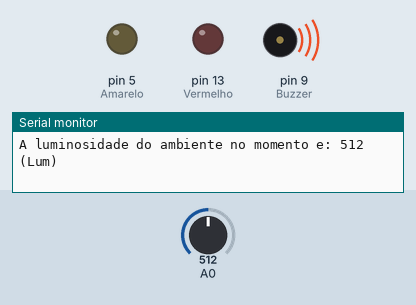
Simulated run of this sketch. Board: Arduino Uno, built with avr-gcc and run on an emulated ATmega328P. Parts: output pins drawn as LEDs (lit = HIGH), buzzer (waves = sounding), the last lines printed to the serial monitor. Dashed ring = blinking. The inputs (shaded band) are chosen by the test bench; at power-on: A0 = 512.

Above: at 1.9 s.
2.0 s: A0 set to 70
At 4.5 s:
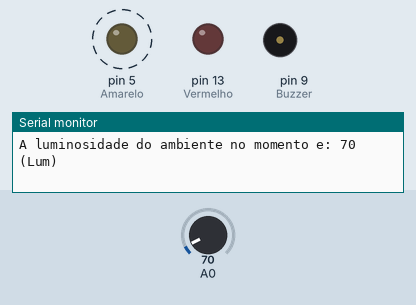
6.3 s: A0 set to 76
8.9 s: A0 set to 85
At 11.1 s:
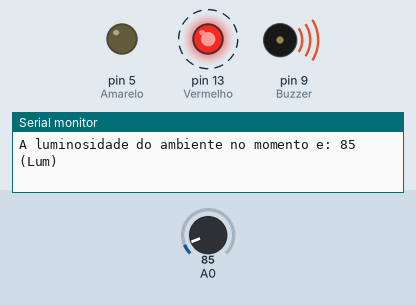
13.2 s: A0 set to 160
At 15.0 s:
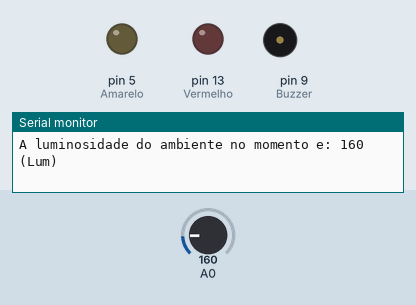
Timing chart, 0 to 18.5 s (numbered marks = the images above; inputs shaded):
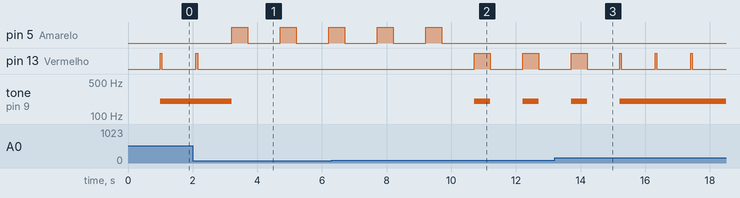

The sketch:

LuminBuzz.ino
```cpp
void setup() {
  pinMode(13, OUTPUT); // Vermelho
  pinMode(5, OUTPUT); // Amarelo
  pinMode(9, OUTPUT); // Buzzer
  Serial.begin(9600); // Luminosidade

}

void loop() {
  int luminosidade = analogRead(A0);
  Serial.print("A luminosidade do ambiente no momento e: ");
  Serial.print(luminosidade);
  Serial.println(" (Lum)");
  Serial.println("");
  delay(1000);

  if (luminosidade > 80 and luminosidade < 150)
  {
    tone(9, 200);
    digitalWrite(13, HIGH);
    delay(500);
    digitalWrite(13, LOW);
    noTone(9);
  }
  else if (luminosidade > 150)
  {
    tone(9, 200);
    digitalWrite(13, HIGH);
    delay(50);
    digitalWrite(13, LOW);
    //noTone(9);
    delay(50);
  }
  else
  {
    noTone(9);
    digitalWrite(5, HIGH);
    delay(500);
    digitalWrite(5, LOW);
  }
}
```

Measured:
- the behaviour switches between 80 and 81 on A0 (found by bisection; images 1 and 2)
- after the input at 2.0 s, pin 5 (Amarelo): alternates HIGH for 0.50 s and LOW for 1.0 s, starting after 1.2 s; pin 13 (Vermelho): goes on until 2.2 s, then stays LOW; tone on pin 9 (Buzzer): 200 Hz → silent after 1.2 s
- after the input at 8.9 s, pin 5 (Amarelo): goes on until 9.7 s, then stays LOW; pin 13 (Vermelho): alternates HIGH for 0.50 s and LOW for 1.0 s, starting after 1.8 s; tone on pin 9 (Buzzer): alternates 200 Hz for 0.50 s and silent for 1.0 s, starting after 1.8 s
- after the input at 13.2 s, tone on pin 9 (Buzzer): goes on until 15.2 s, then stays 200 Hz
